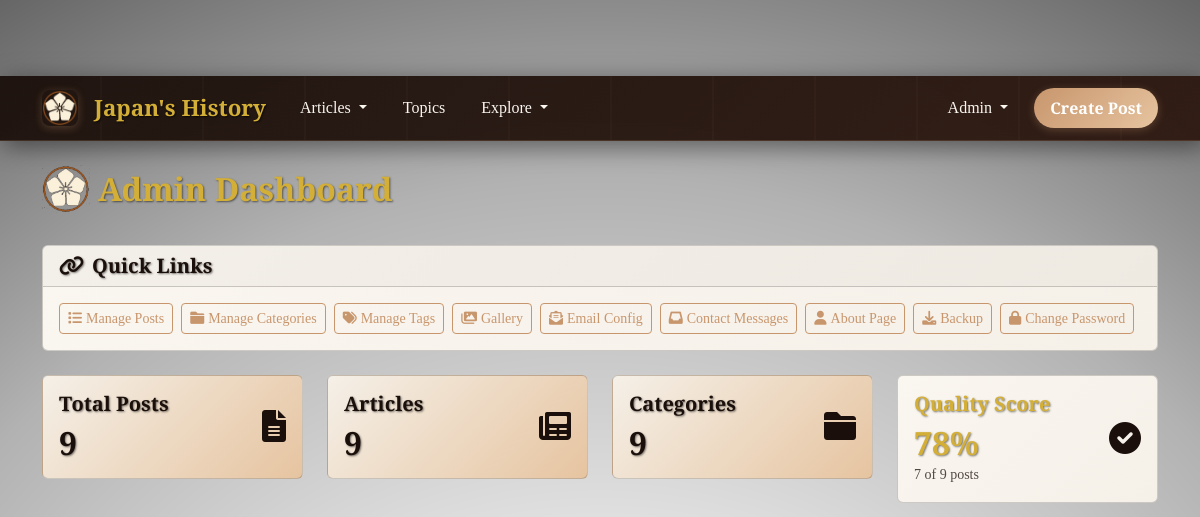
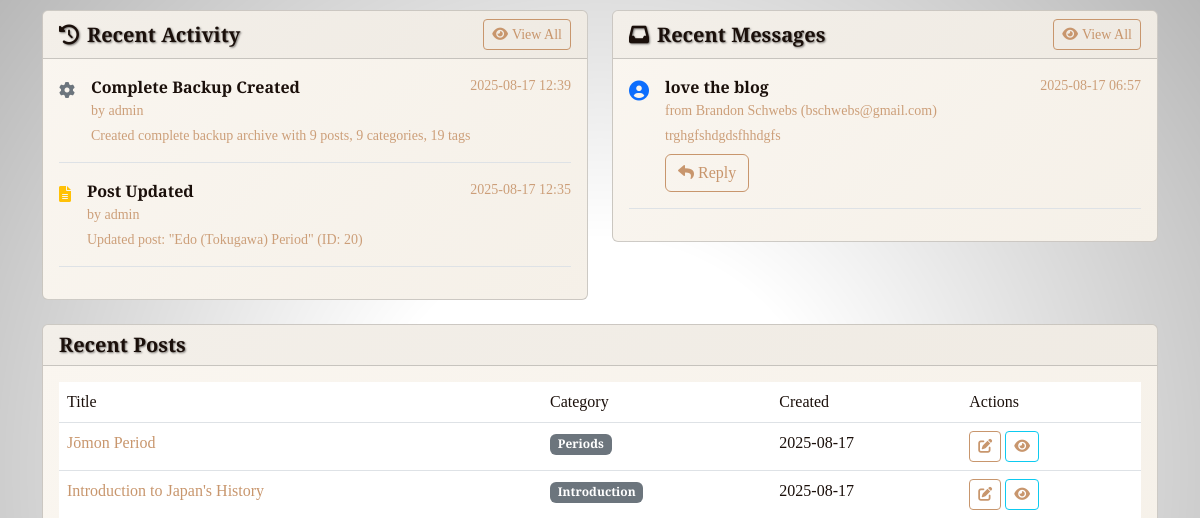
/admin (signed in, upper part), run on an earlier commit of the app's database (2 pictures, top to bottom).
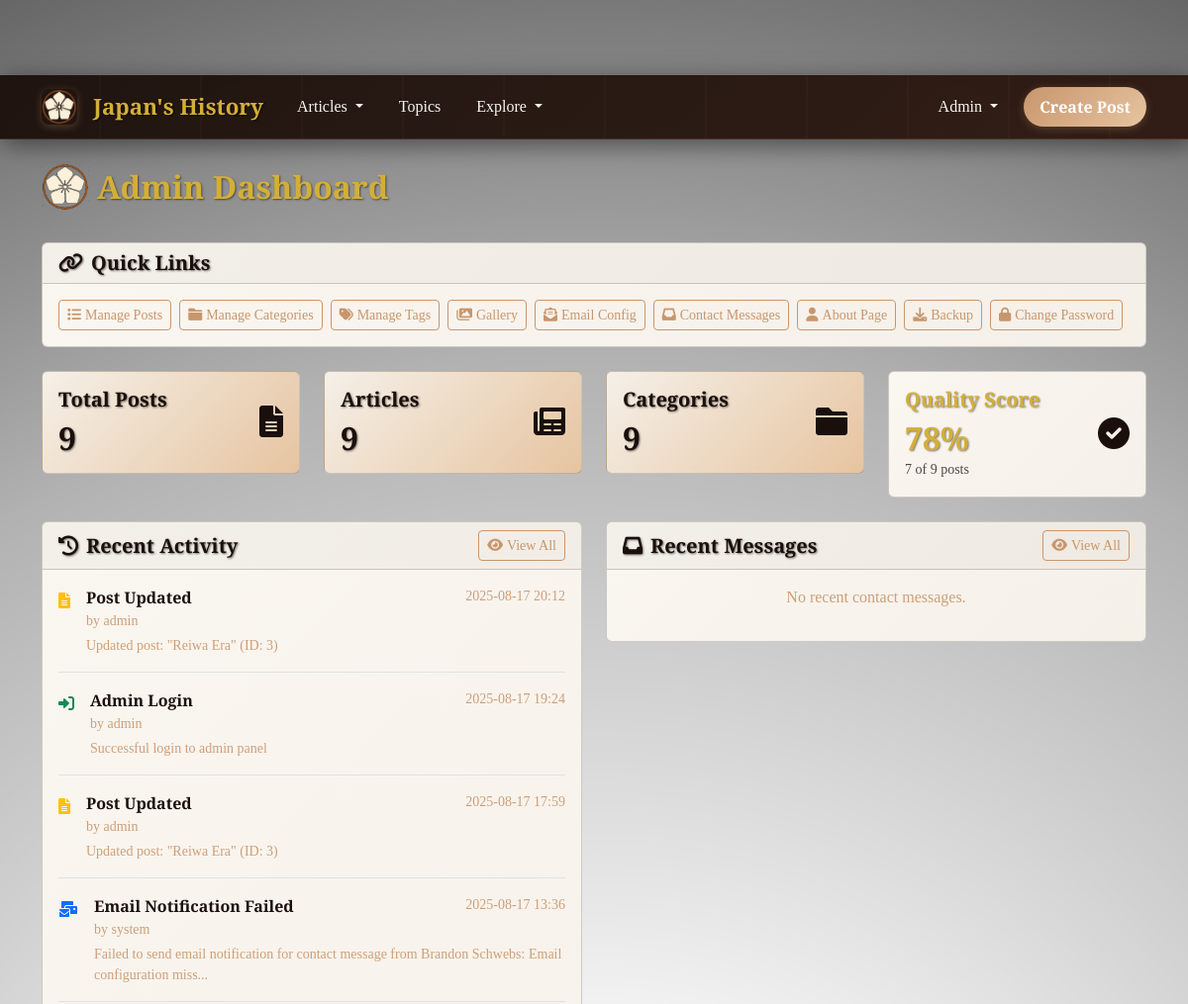
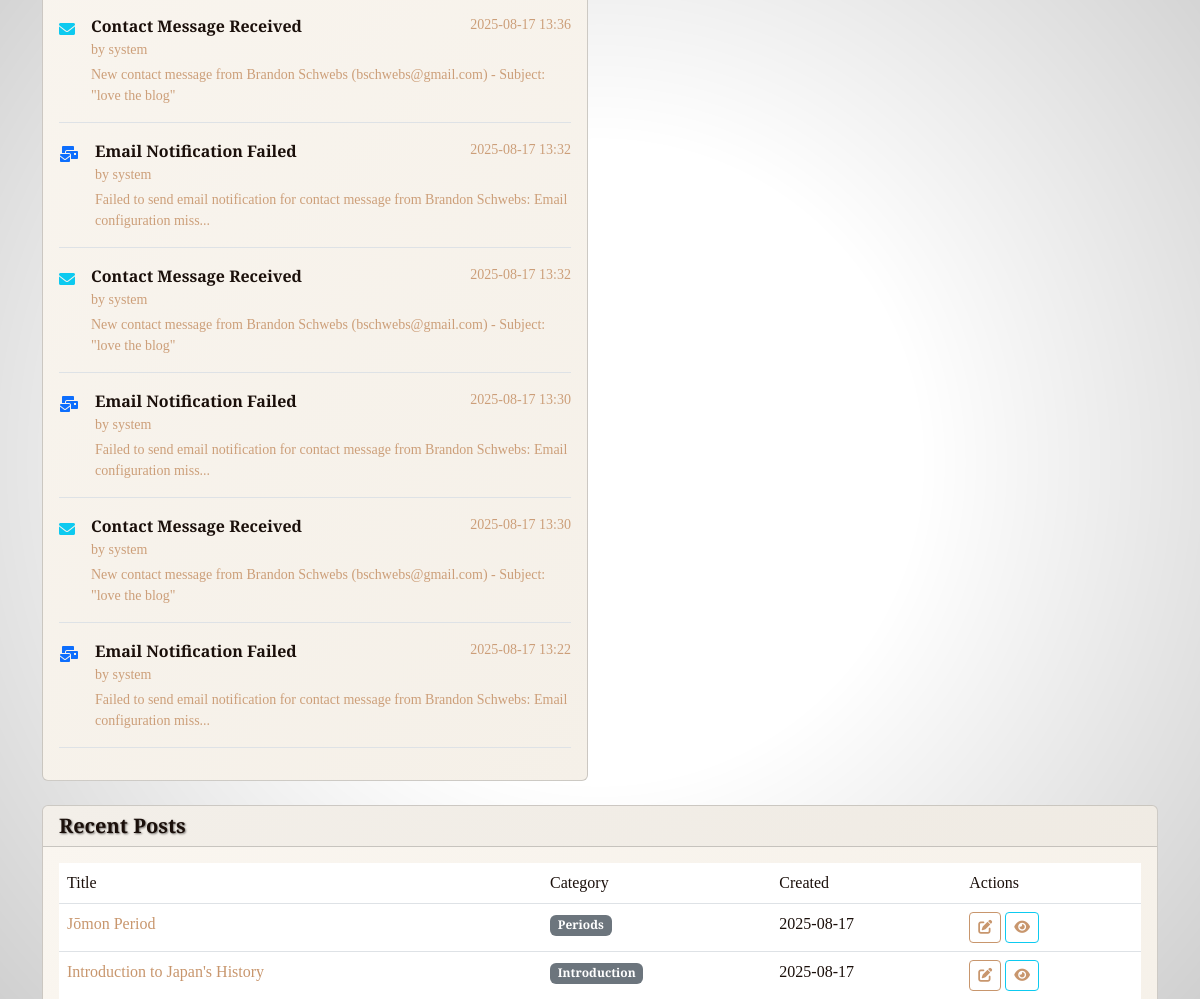
And on a later commit of the database (2 pictures, top to bottom).
### tables this page shows
CREATE TABLE activity_log (
                    id INTEGER PRIMARY KEY AUTOINCREMENT,
                    admin_username TEXT NOT NULL,
                    action TEXT NOT NULL,
                    details TEXT,
                    ip_address TEXT,
                    timestamp TIMESTAMP DEFAULT CURRENT_TIMESTAMP
                );

CREATE TABLE contact_messages (
                id INTEGER PRIMARY KEY AUTOINCREMENT,
                name TEXT NOT NULL,
                email TEXT NOT NULL,
                subject TEXT NOT NULL,
                message TEXT NOT NULL,
                created_at TIMESTAMP DEFAULT CURRENT_TIMESTAMP
            );

CREATE TABLE posts (
            id INTEGER PRIMARY KEY AUTOINCREMENT,
            title TEXT NOT NULL,
            content TEXT NOT NULL,
            excerpt TEXT,
            image_filename TEXT,
            post_type TEXT NOT NULL DEFAULT 'article',
            created_at TIMESTAMP DEFAULT CURRENT_TIMESTAMP,
            updated_at TIMESTAMP DEFAULT CURRENT_TIMESTAMP
        , featured BOOLEAN DEFAULT 0, slug TEXT, image_position_x TEXT DEFAULT "center", image_position_y TEXT DEFAULT "center", category_id INTEGER REFERENCES categories(id) ON DELETE SET NULL, status TEXT DEFAULT "published", publish_date TIMESTAMP, template_id INTEGER);

CREATE TABLE categories (
                id INTEGER PRIMARY KEY AUTOINCREMENT,
                name TEXT UNIQUE NOT NULL,
                slug TEXT UNIQUE NOT NULL,
                description TEXT,
                created_at TIMESTAMP DEFAULT CURRENT_TIMESTAMP
            );

### routes/admin.py (the view)
@admin.route('/admin')
@admin_required
def admin_dashboard():
    posts = PostModel.get_articles_paginated(page=1, per_page=20)  # Get recent posts with category info
    stats = AdminModel.get_post_statistics()
    categories = CategoryModel.get_all_categories()
    recent_activities = ActivityLogModel.get_recent_activities(limit=10)
    recent_contact_messages = ContactModel.get_recent_messages(limit=5)
    all_posts = PostModel.get_articles_paginated(page=1, per_page=1000)  # Get all posts for quality analysis
    quality_stats = {
        'no_image': 0,
        'short_description': 0,
        'short_content': 0,
        'good': 0,
        'total': len(all_posts)
    }
    for post in all_posts:
        has_warnings = False
        if not post['image_filename']:
            quality_stats['no_image'] += 1
            has_warnings = True
        if not post['excerpt'] or len(post['excerpt']) < 50:
            quality_stats['short_description'] += 1
            has_warnings = True
        import re
        clean_content = re.sub('<[^<]+?>', '', post['content'] or '')
        if len(clean_content) < 200:
            quality_stats['short_content'] += 1
            has_warnings = True
        if not has_warnings:
            quality_stats['good'] += 1
    return render_template('admin/dashboard.html',
                         posts=posts,
                         stats=stats,
                         categories=categories,
                         recent_activities=recent_activities,
                         recent_contact_messages=recent_contact_messages,
                         quality_stats=quality_stats)

### models.py (called while the page is built)
def get_db():
    db = getattr(g, '_database', None)
    if db is None:
        db = g._database = sqlite3.connect(current_app.config['DATABASE'])
        db.row_factory = sqlite3.Row
    return db

    @staticmethod
    def get_all_posts(limit=None):
        db = get_db()
        query = 'SELECT * FROM posts ORDER BY created_at DESC'
        if limit:
            query += f' LIMIT {limit}'
        return db.execute(query).fetchall()

    @staticmethod
    def get_introduction_post():
        db = get_db()
        return db.execute('''
            SELECT p.* FROM posts p
            JOIN categories c ON p.category_id = c.id
            WHERE c.slug = 'introduction'
            LIMIT 1
        ''').fetchone()

    @staticmethod
    def get_all_categories():
        db = get_db()
        return db.execute('''
            SELECT c.*, COUNT(p.id) as post_count
            FROM categories c
            LEFT JOIN posts p ON c.id = p.category_id
            GROUP BY c.id
            ORDER BY c.name
        ''').fetchall()

### routes/search.py (called while the page is built)
@search.app_context_processor
def inject_search_form():
    return {'search_form': SearchForm(), 'is_admin_logged_in': is_admin_logged_in()}

### templates/admin/dashboard.html (shortened to what the changed rows need)
{% extends "base.html" %}
{% block content %}
<div class="d-flex justify-content-between align-items-center mb-4">
    <h1 class="d-flex align-items-center" style="font-size: 2rem;"><img src="{{ url_for('static', filename='img/Japanese History Blog Logo - Styled.png') }}" alt="Japan's History Logo" class="me-2" style="height: 48px; width: 48px;">Admin Dashboard</h1>
</div>
<div class="row mb-4">
    <div class="col-md-3">
        <div class="card bg-primary text-white">
            <div class="card-body">
                <div class="d-flex align-items-center">
                    <div class="flex-grow-1">
                        <h2 class="mb-0">{{ stats.total_posts }}</h2>
                    </div>
                </div>
            </div>
        </div>
    </div>
    <div class="col-md-3">
        <div class="card bg-info text-white">
            <div class="card-body">
                <div class="d-flex align-items-center">
                    <div class="flex-grow-1">
                        <h2 class="mb-0">{{ stats.total_articles }}</h2>
                    </div>
                </div>
            </div>
        </div>
    </div>
    <div class="col-md-3">
        <div class="card bg-success text-white">
            <div class="card-body">
                <div class="d-flex align-items-center">
                    <div class="flex-grow-1">
                        <h2 class="mb-0">{{ categories|length }}</h2>
                    </div>
                </div>
            </div>
        </div>
    </div>
    <div class="col-md-3">
        <div class="card {% if quality_stats.total > 0 and (quality_stats.good / quality_stats.total) >= 0.8 %}bg-success{% elif quality_stats.total > 0 and (quality_stats.good / quality_stats.total) >= 0.5 %}bg-warning{% else %}bg-danger{% endif %} text-white">
            <div class="card-body">
                <div class="d-flex align-items-center">
                    <div class="flex-grow-1">
                        <h2 class="mb-0">
                            {% if quality_stats.total > 0 %}
                                {{ ((quality_stats.good / quality_stats.total) * 100)|round(0)|int }}%
                            {% else %}
                                0%
                            {% endif %}
                        </h2>
                    </div>
                </div>
            </div>
        </div>
    </div>
</div>
<div class="row mb-4">
    <div class="col-lg-6">
        <div class="card">
            <div class="card-body">
                {% if recent_activities %}
                    <div class="activity-timeline">
                        {% for activity in recent_activities %}
                        <div class="activity-item border-bottom pb-3 mb-3">
                            <div class="d-flex align-items-start">
                                <div class="activity-icon me-3 mt-1">
                                    {% if 'Contact Message' in activity.action %}
                                        <i class="fas fa-envelope text-info"></i>
                                    {% elif 'Login' in activity.action %}
                                        <i class="fas fa-sign-in-alt text-success"></i>
                                    {% elif 'Email' in activity.action %}
                                        <i class="fas fa-mail-bulk text-primary"></i>
                                    {% elif 'Post' in activity.action %}
                                        <i class="fas fa-file-alt text-warning"></i>
                                    {% else %}
                                        <i class="fas fa-cog text-secondary"></i>
                                    {% endif %}
                                </div>
                                <div class="activity-content flex-grow-1">
                                    <div class="d-flex justify-content-between align-items-start">
                                        <div>
                                            <strong class="activity-action">{{ activity.action }}</strong>
                                            <div class="activity-user text-muted small">
                                                by {{ activity.admin_username }}
                                            </div>
                                        </div>
                                        <small class="text-muted">
                                            {{ activity.timestamp[:16] }}
                                        </small>
                                    </div>
                                    {% if activity.details %}
                                    <div class="activity-details text-muted small mt-1">
                                        {{ activity.details[:100] }}{% if activity.details|length > 100 %}...{% endif %}
                                    </div>
                                    {% endif %}
                                </div>
                            </div>
                        </div>
                        {% endfor %}
                    </div>
                {% else %}
                    <p class="text-muted text-center">No recent activity found.</p>
                {% endif %}
            </div>
        </div>
    </div>
    <div class="col-lg-6">
        <div class="card">
            <div class="card-body">
                {% if recent_contact_messages %}
                    {% for message in recent_contact_messages %}
                    <div class="message-item border-bottom pb-3 mb-3">
                        <div class="d-flex align-items-start">
                            <div class="message-icon me-3 mt-1">
                                <i class="fas fa-user-circle text-primary fa-lg"></i>
                            </div>
                            <div class="message-content flex-grow-1">
                                <div class="d-flex justify-content-between align-items-start">
                                    <div>
                                        <strong class="message-subject">{{ message.subject }}</strong>
                                        <div class="message-from text-muted small">
                                            from {{ message.name }} ({{ message.email }})
                                        </div>
                                    </div>
                                    <small class="text-muted">
                                        {{ message.created_at[:16] }}
                                    </small>
                                </div>
                                <div class="message-preview text-muted small mt-1">
                                    {{ message.message[:80] }}{% if message.message|length > 80 %}...{% endif %}
                                </div>
                                <div class="message-actions mt-2">
                                    <a href="mailto:{{ message.email }}?subject=Re: {{ message.subject }}" class="btn btn-outline-primary btn-xs">
                                        <i class="fas fa-reply me-1"></i>Reply
                                    </a>
                                </div>
                            </div>
                        </div>
                    </div>
                    {% endfor %}
                {% else %}
                    <p class="text-muted text-center">No recent contact messages.</p>
                {% endif %}
            </div>
        </div>
    </div>
</div>
<div class="row">
    <div class="col-12">
        <div class="card">
            <div class="card-body">
                {% if posts %}
                    <div class="table-responsive">
                        <table class="table table-hover">
                            <thead>
                                <tr>
                                    <th>Title</th>
                                    <th>Category</th>
                                    <th>Created</th>
                                    <th>Actions</th>
                                </tr>
                            </thead>
                            <tbody>
                                {% for post in posts[:10] %}
                                <tr>
                                    <td>
                                        <a href="{{ url_for('posts.view_post_by_slug', slug=post.slug) if post.slug else url_for('posts.view_post', post_id=post.id) }}" class="text-decoration-none">
                                            {{ post.title }}
                                        </a>
                                    </td>
                                    <td>
                                        {% if post.category_name %}
                                            <span class="badge bg-secondary">
                                                {{ post.category_name }}
                                            </span>
                                        {% else %}
                                            <span class="text-muted">No Category</span>
                                        {% endif %}
                                    </td>
                                    <td>{{ post.created_at[:10] }}</td>
                                    <td>
                                        <a href="{{ url_for('posts.edit_post', post_id=post.id) }}" class="btn btn-sm btn-outline-primary">
                                            <i class="fas fa-edit"></i>
                                        </a>
                                        <a href="{{ url_for('posts.view_post_by_slug', slug=post.slug) if post.slug else url_for('posts.view_post', post_id=post.id) }}" class="btn btn-sm btn-outline-info">
                                            <i class="fas fa-eye"></i>
                                        </a>
                                    </td>
                                </tr>
                                {% endfor %}
                            </tbody>
                        </table>
                    </div>
                {% else %}
                    <p class="text-muted">No posts found.</p>
                {% endif %}
            </div>
        </div>
    </div>
</div>
{% endblock %}

What changed in the data, as far as the page shows it:
no longer on this page (row unchanged): activity_log: action "Complete Backup Created", admin_username "admin", timestamp "2025-08-17 12:39", details "Created complete backup archive with 9 posts, 9 categories, 19 tags"
no longer on this page (row unchanged): activity_log: action "Post Updated", admin_username "admin", timestamp "2025-08-17 12:35", details "Updated post: \"Edo (Tokugawa) Period\" (ID: 20)"
removed contact_messages: subject "love the blog", name "Brandon Schwebs", email "bschwebs@gmail.com", created_at "2025-08-17 06:57", message "trghgfshdgdsfhhdgfs"
added activity_log: action "Post Updated", admin_username "admin", timestamp "2025-08-17 20:12", details "Updated post: \"Reiwa Era\" (ID: 3)"
added activity_log: action "Admin Login", admin_username "admin", timestamp "2025-08-17 19:24", details "Successful login to admin panel"
added activity_log: action "Post Updated", admin_username "admin", timestamp "2025-08-17 17:59", details "Updated post: \"Reiwa Era\" (ID: 3)"
added activity_log: action "Email Notification Failed", admin_username "system", timestamp "2025-08-17 13:36", details "Failed to send email notification for contact message from Brandon Schwebs: Email configuration miss"
added activity_log: action "Contact Message Received", admin_username "system", timestamp "2025-08-17 13:36", details "New contact message from Brandon Schwebs (bschwebs@gmail.com) - Subject: \"love the blog\""
added activity_log: action "Email Notification Failed", admin_username "system", timestamp "2025-08-17 13:32", details "Failed to send email notification for contact message from Brandon Schwebs: Email configuration miss"
added activity_log: action "Contact Message Received", admin_username "system", timestamp "2025-08-17 13:32", details "New contact message from Brandon Schwebs (bschwebs@gmail.com) - Subject: \"love the blog\""
added activity_log: action "Email Notification Failed", admin_username "system", timestamp "2025-08-17 13:30", details "Failed to send email notification for contact message from Brandon Schwebs: Email configuration miss"
added activity_log: action "Contact Message Received", admin_username "system", timestamp "2025-08-17 13:30", details "New contact message from Brandon Schwebs (bschwebs@gmail.com) - Subject: \"love the blog\""
added activity_log: action "Email Notification Failed", admin_username "system", timestamp "2025-08-17 13:22", details "Failed to send email notification for contact message from Brandon Schwebs: Email configuration miss"
Also different on the page:
text now shown: "No recent contact messages."
